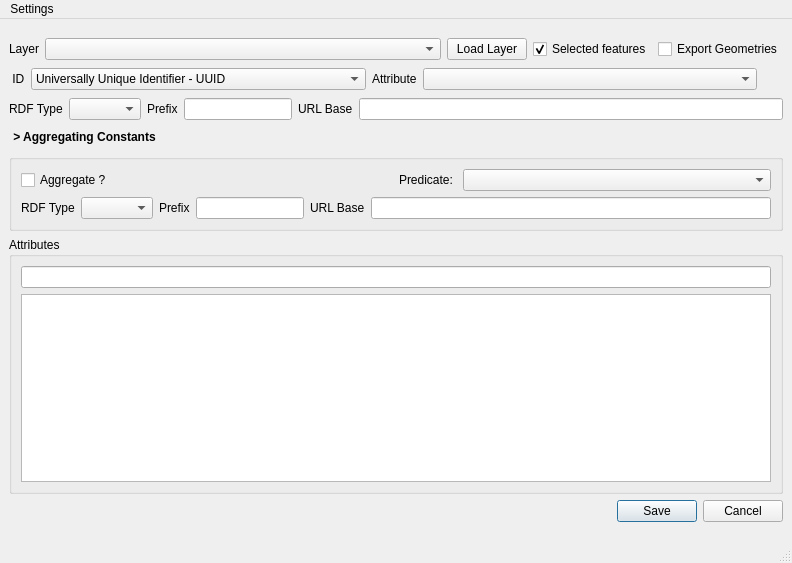
<?xml version="1.0" encoding="UTF-8"?>
<ui version="4.0">
 <class>MainWindow</class>
 <widget class="QMainWindow" name="MainWindow">
  <property name="geometry">
   <rect>
    <x>0</x>
    <y>0</y>
    <width>792</width>
    <height>563</height>
   </rect>
  </property>
  <property name="windowTitle">
   <string>Layer2Triple</string>
  </property>
  <widget class="QWidget" name="centralwidget">
   <layout class="QGridLayout" name="gridLayout">
    <item row="0" column="0">
     <layout class="QVBoxLayout" name="formLayout">
      <item>
       <layout class="QVBoxLayout" name="verticalLayout_2">
        <property name="topMargin">
         <number>10</number>
        </property>
        <property name="bottomMargin">
         <number>10</number>
        </property>
        <item>
         <layout class="QHBoxLayout" name="horizontalLayout_3" stretch="0,0,0,0,0">
          <property name="topMargin">
           <number>0</number>
          </property>
          <item>
           <widget class="QLabel" name="label_3">
            <property name="sizePolicy">
             <sizepolicy hsizetype="Fixed" vsizetype="Preferred">
              <horstretch>0</horstretch>
              <verstretch>0</verstretch>
             </sizepolicy>
            </property>
            <property name="text">
             <string>Layer</string>
            </property>
           </widget>
          </item>
          <item>
           <widget class="QComboBox" name="comboLayer">
            <property name="sizePolicy">
             <sizepolicy hsizetype="Expanding" vsizetype="Fixed">
              <horstretch>0</horstretch>
              <verstretch>0</verstretch>
             </sizepolicy>
            </property>
           </widget>
          </item>
          <item>
           <widget class="QPushButton" name="button_load_layer">
            <property name="text">
             <string>Load Layer</string>
            </property>
           </widget>
          </item>
          <item>
           <widget class="QCheckBox" name="checkSelected">
            <property name="text">
             <string>Selected features</string>
            </property>
            <property name="checked">
             <bool>true</bool>
            </property>
           </widget>
          </item>
          <item>
           <widget class="QCheckBox" name="checkGeometries">
            <property name="text">
             <string>Export Geometries</string>
            </property>
           </widget>
          </item>
         </layout>
        </item>
        <item>
         <layout class="QHBoxLayout" name="horizontalLayout_2">
          <item>
           <widget class="QLabel" name="labelID">
            <property name="sizePolicy">
             <sizepolicy hsizetype="Maximum" vsizetype="Fixed">
              <horstretch>0</horstretch>
              <verstretch>0</verstretch>
             </sizepolicy>
            </property>
            <property name="minimumSize">
             <size>
              <width>0</width>
              <height>0</height>
             </size>
            </property>
            <property name="text">
             <string> ID</string>
            </property>
           </widget>
          </item>
          <item>
           <widget class="QComboBox" name="comboID">
            <property name="sizePolicy">
             <sizepolicy hsizetype="Preferred" vsizetype="Fixed">
              <horstretch>0</horstretch>
              <verstretch>0</verstretch>
             </sizepolicy>
            </property>
            <property name="maximumSize">
             <size>
              <width>16777215</width>
              <height>16777215</height>
             </size>
            </property>
            <item>
             <property name="text">
              <string>Universally Unique Identifier - UUID</string>
             </property>
            </item>
            <item>
             <property name="text">
              <string>Layer Attribute</string>
             </property>
            </item>
           </widget>
          </item>
          <item>
           <widget class="QLabel" name="label_4">
            <property name="sizePolicy">
             <sizepolicy hsizetype="Fixed" vsizetype="Fixed">
              <horstretch>0</horstretch>
              <verstretch>0</verstretch>
             </sizepolicy>
            </property>
            <property name="text">
             <string>Attribute</string>
            </property>
           </widget>
          </item>
          <item>
           <widget class="QComboBox" name="comboAttributeID">
            <property name="enabled">
             <bool>true</bool>
            </property>
            <property name="editable">
             <bool>false</bool>
            </property>
           </widget>
          </item>
          <item>
           <spacer name="horizontalSpacer_3">
            <property name="orientation">
             <enum>Qt::Horizontal</enum>
            </property>
            <property name="sizeType">
             <enum>QSizePolicy::Fixed</enum>
            </property>
            <property name="sizeHint" stdset="0">
             <size>
              <width>26</width>
              <height>26</height>
             </size>
            </property>
           </spacer>
          </item>
         </layout>
        </item>
        <item>
         <layout class="QHBoxLayout" name="horizontalLayout_4">
          <property name="topMargin">
           <number>0</number>
          </property>
          <item>
           <widget class="QLabel" name="label_5">
            <property name="sizePolicy">
             <sizepolicy hsizetype="Maximum" vsizetype="Minimum">
              <horstretch>0</horstretch>
              <verstretch>0</verstretch>
             </sizepolicy>
            </property>
            <property name="text">
             <string>RDF Type</string>
            </property>
           </widget>
          </item>
          <item>
           <widget class="QComboBox" name="comboRDFType">
            <property name="sizePolicy">
             <sizepolicy hsizetype="Minimum" vsizetype="Fixed">
              <horstretch>0</horstretch>
              <verstretch>0</verstretch>
             </sizepolicy>
            </property>
           </widget>
          </item>
          <item>
           <widget class="QLabel" name="label_7">
            <property name="text">
             <string>Prefix</string>
            </property>
           </widget>
          </item>
          <item>
           <widget class="QLineEdit" name="linePrefix2">
            <property name="sizePolicy">
             <sizepolicy hsizetype="Minimum" vsizetype="Fixed">
              <horstretch>0</horstretch>
              <verstretch>0</verstretch>
             </sizepolicy>
            </property>
            <property name="text">
             <string/>
            </property>
           </widget>
          </item>
          <item>
           <widget class="QLabel" name="label_6">
            <property name="text">
             <string>URL Base</string>
            </property>
           </widget>
          </item>
          <item>
           <widget class="QLineEdit" name="lineURLBase">
            <property name="text">
             <string/>
            </property>
           </widget>
          </item>
         </layout>
        </item>
        <item>
         <widget class="QPushButton" name="pushShowGroup">
          <property name="sizePolicy">
           <sizepolicy hsizetype="Fixed" vsizetype="Fixed">
            <horstretch>0</horstretch>
            <verstretch>0</verstretch>
           </sizepolicy>
          </property>
          <property name="font">
           <font>
            <weight>75</weight>
            <bold>true</bold>
           </font>
          </property>
          <property name="text">
           <string>&gt; Aggregating Constants</string>
          </property>
          <property name="flat">
           <bool>true</bool>
          </property>
         </widget>
        </item>
        <item>
         <widget class="QGroupBox" name="groupBoxConstants">
          <property name="sizePolicy">
           <sizepolicy hsizetype="Minimum" vsizetype="Minimum">
            <horstretch>0</horstretch>
            <verstretch>0</verstretch>
           </sizepolicy>
          </property>
          <property name="title">
           <string/>
          </property>
          <property name="flat">
           <bool>true</bool>
          </property>
          <layout class="QGridLayout" name="gridLayout_2">
           <item row="2" column="0">
            <layout class="QHBoxLayout" name="horizontalLayout_6">
             <property name="topMargin">
              <number>0</number>
             </property>
             <item>
              <widget class="QLabel" name="label_8">
               <property name="sizePolicy">
                <sizepolicy hsizetype="Maximum" vsizetype="Minimum">
                 <horstretch>0</horstretch>
                 <verstretch>0</verstretch>
                </sizepolicy>
               </property>
               <property name="text">
                <string>RDF Type</string>
               </property>
              </widget>
             </item>
             <item>
              <widget class="QComboBox" name="comboRDFType_2">
               <property name="sizePolicy">
                <sizepolicy hsizetype="Minimum" vsizetype="Fixed">
                 <horstretch>0</horstretch>
                 <verstretch>0</verstretch>
                </sizepolicy>
               </property>
              </widget>
             </item>
             <item>
              <widget class="QLabel" name="label_9">
               <property name="text">
                <string>Prefix</string>
               </property>
              </widget>
             </item>
             <item>
              <widget class="QLineEdit" name="linePrefix2_2">
               <property name="sizePolicy">
                <sizepolicy hsizetype="Minimum" vsizetype="Fixed">
                 <horstretch>0</horstretch>
                 <verstretch>0</verstretch>
                </sizepolicy>
               </property>
               <property name="text">
                <string/>
               </property>
              </widget>
             </item>
             <item>
              <widget class="QLabel" name="label_10">
               <property name="text">
                <string>URL Base</string>
               </property>
              </widget>
             </item>
             <item>
              <widget class="QLineEdit" name="lineURLBase_2">
               <property name="text">
                <string/>
               </property>
              </widget>
             </item>
            </layout>
           </item>
           <item row="1" column="0">
            <layout class="QHBoxLayout" name="horizontalLayout_8">
             <property name="topMargin">
              <number>0</number>
             </property>
             <item>
              <widget class="QCheckBox" name="checkConstant">
               <property name="text">
                <string>Aggregate ?</string>
               </property>
              </widget>
             </item>
             <item>
              <layout class="QHBoxLayout" name="horizontalLayout_9">
               <item>
                <widget class="QLabel" name="label_11">
                 <property name="sizePolicy">
                  <sizepolicy hsizetype="Fixed" vsizetype="Preferred">
                   <horstretch>0</horstretch>
                   <verstretch>0</verstretch>
                  </sizepolicy>
                 </property>
                 <property name="text">
                  <string>Predicate: </string>
                 </property>
                </widget>
               </item>
               <item>
                <widget class="QComboBox" name="comboBoxPredicate">
                 <property name="sizePolicy">
                  <sizepolicy hsizetype="Preferred" vsizetype="Fixed">
                   <horstretch>0</horstretch>
                   <verstretch>0</verstretch>
                  </sizepolicy>
                 </property>
                </widget>
               </item>
              </layout>
             </item>
            </layout>
           </item>
          </layout>
         </widget>
        </item>
        <item>
         <widget class="QGroupBox" name="groupBoxAttributes">
          <property name="sizePolicy">
           <sizepolicy hsizetype="Preferred" vsizetype="Expanding">
            <horstretch>0</horstretch>
            <verstretch>0</verstretch>
           </sizepolicy>
          </property>
          <property name="title">
           <string>Attributes</string>
          </property>
          <layout class="QGridLayout" name="gridLayout_3">
           <item row="0" column="0">
            <layout class="QVBoxLayout" name="verticalLayout">
             <item>
              <widget class="QLineEdit" name="search_bar">
               <property name="text">
                <string/>
               </property>
              </widget>
             </item>
             <item>
              <widget class="QTableWidget" name="tableAttributes">
               <property name="sizePolicy">
                <sizepolicy hsizetype="Preferred" vsizetype="Preferred">
                 <horstretch>0</horstretch>
                 <verstretch>0</verstretch>
                </sizepolicy>
               </property>
              </widget>
             </item>
            </layout>
           </item>
          </layout>
         </widget>
        </item>
        <item>
         <layout class="QHBoxLayout" name="horizontalLayout_5">
          <item>
           <spacer name="horizontalSpacer">
            <property name="orientation">
             <enum>Qt::Horizontal</enum>
            </property>
            <property name="sizeHint" stdset="0">
             <size>
              <width>40</width>
              <height>20</height>
             </size>
            </property>
           </spacer>
          </item>
          <item>
           <widget class="QDialogButtonBox" name="buttonBox">
            <property name="standardButtons">
             <set>QDialogButtonBox::Cancel|QDialogButtonBox::Save</set>
            </property>
           </widget>
          </item>
         </layout>
        </item>
       </layout>
      </item>
     </layout>
    </item>
   </layout>
  </widget>
  <widget class="QMenuBar" name="menubar">
   <property name="geometry">
    <rect>
     <x>0</x>
     <y>0</y>
     <width>792</width>
     <height>22</height>
    </rect>
   </property>
   <widget class="QMenu" name="menuSettings">
    <property name="title">
     <string>Settings</string>
    </property>
    <addaction name="actionSave"/>
    <addaction name="actionOpen"/>
    <addaction name="actionLoad_Vocabulary"/>
   </widget>
   <addaction name="menuSettings"/>
  </widget>
  <widget class="QStatusBar" name="statusbar"/>
  <action name="actionSave">
   <property name="text">
    <string>Save</string>
   </property>
  </action>
  <action name="actionOpen">
   <property name="text">
    <string>Open</string>
   </property>
  </action>
  <action name="actionLoad_Vocabulary">
   <property name="text">
    <string>Load Vocabulary</string>
   </property>
  </action>
 </widget>
 <resources/>
 <connections/>
</ui>
